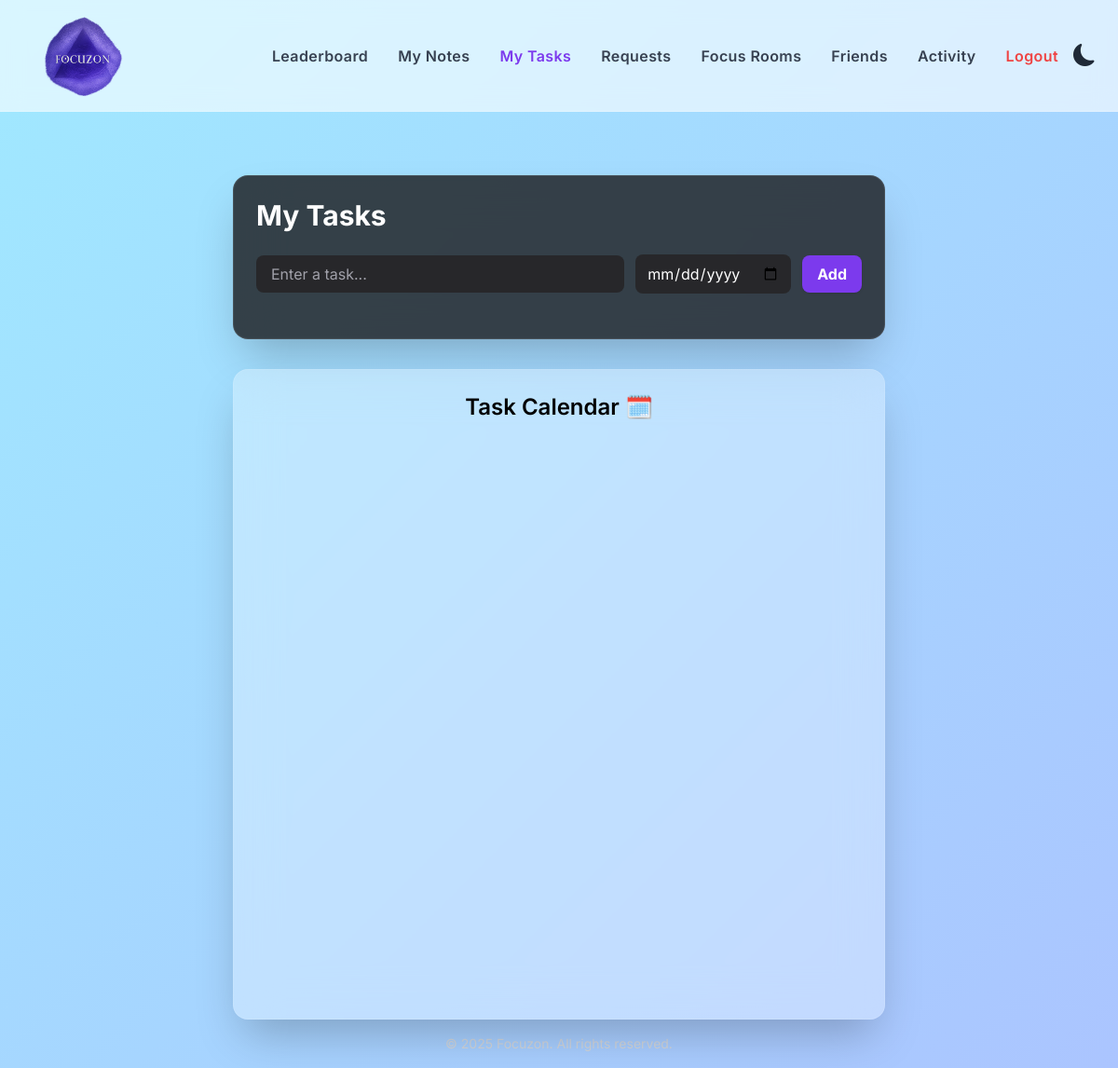
The page /tasks/ (signed in) on the database as committed earlier.
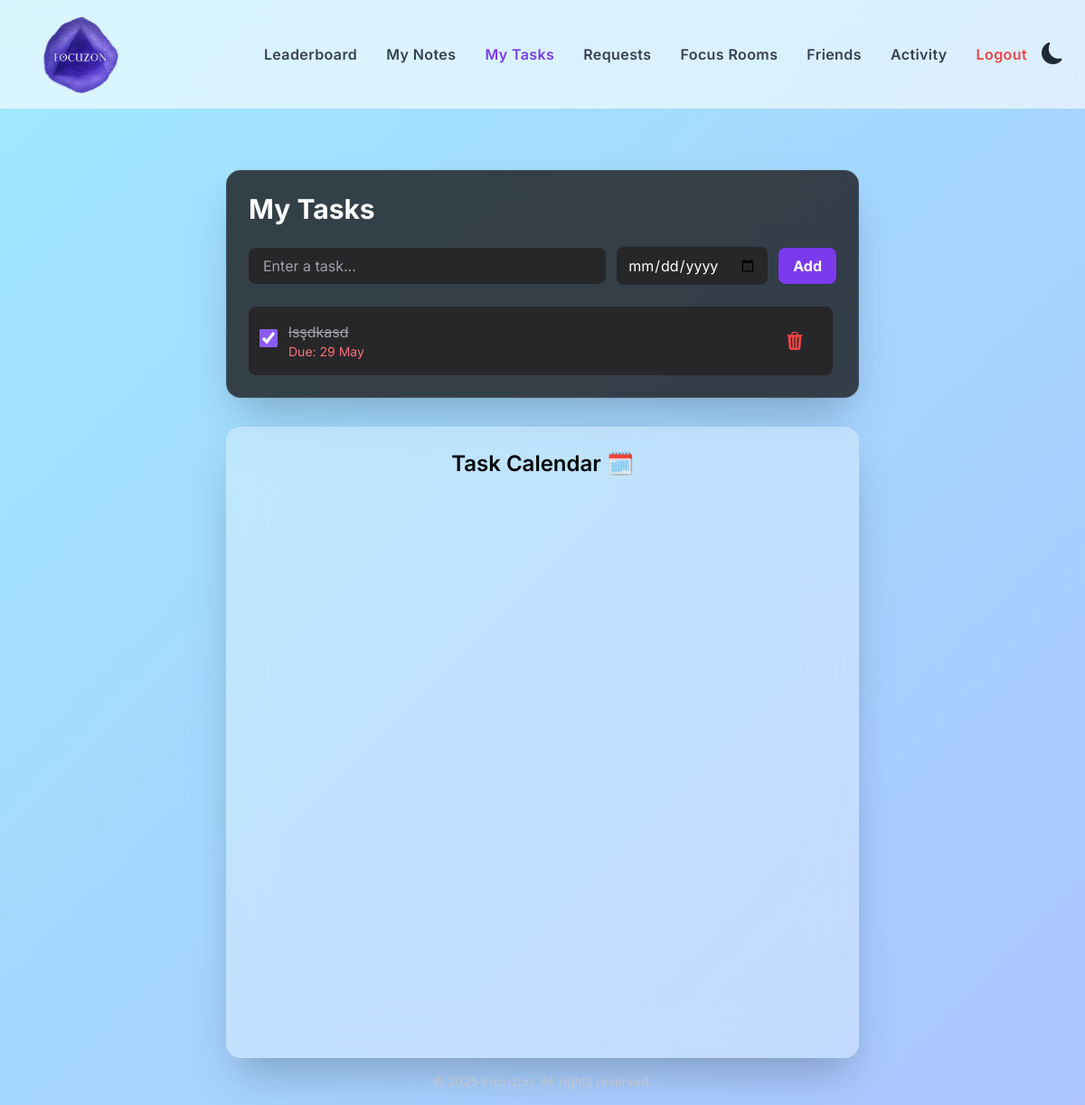
The same page on the database as committed later.
### tasks/models.py (models this page shows)
class Task(models.Model):
    user = models.ForeignKey(User, on_delete=models.CASCADE)
    title = models.CharField(max_length=255, default="Task title")
    due_date = models.DateField(null=True, blank=True)
    is_completed = models.BooleanField(default=False)
    created_at = models.DateTimeField(auto_now_add=True)
    note = models.TextField(blank=True, null=True)

### tasks/views.py (the view)
# urls.py: path('', views.task_list, name='task_list'),
@login_required
def task_list(request):
    if request.method == "POST":
        title = request.POST.get("title")
        due_date = request.POST.get("due_date") or None
        Task.objects.create(user=request.user, title=title, due_date=due_date)
        return redirect("task_list")
    tasks = Task.objects.filter(user=request.user).order_by("is_completed", "due_date")
    return render(request, "tasks/task_list.html", {"tasks": tasks})

### tasks/templates/tasks/task_list.html (shortened to what this page needs)
{% extends "base.html" %}
{% load static %}
{% block content %}
<div class="w-full max-w-[1600px] mx-auto px-8 mt-12 flex flex-wrap justify-center gap-8">
  <div class="w-[700px] bg-zinc-900/80 backdrop-blur-xl rounded-2xl shadow-2xl border border-white/10 p-6 flex flex-col">
    <h2 class="text-3xl font-bold text-white mb-6">My Tasks</h2>
    <form method="POST" class="flex items-center gap-3 mb-6">
      <input name="title" type="text" placeholder="Enter a task..."
        class="flex-1 px-4 py-2 rounded-lg bg-zinc-800 text-white placeholder:text-zinc-400 focus:outline-none focus:ring-2 focus:ring-violet-500" required>
     <input name="due_date" type="date"
  placeholder="Select due date"
  class="date-picker px-3 py-2 rounded-lg bg-zinc-800 text-white placeholder:text-zinc-400 focus:outline-none focus:ring-2 focus:ring-violet-500">
      <button type="submit"
        class="px-4 py-2 bg-violet-600 hover:bg-violet-700 text-white rounded-lg transition shadow">
        Add
      </button>
    </form>
    <ul class="space-y-3 overflow-y-auto pr-1">
      {% for task in tasks %}
      <li onclick="openModal(
        '{{ task.title|escapejs }}',
        '{{ task.due_date|date:"Y-m-d" }}',
        {{ task.is_completed|yesno:"true,false" }},
        '{{ task.note|default_if_none:""|escapejs }}',
        {{ task.id }}
      )" class="cursor-pointer flex items-center justify-between p-3 rounded-lg bg-zinc-800 hover:shadow-md transition">
        <div class="flex items-center gap-3">
          <form method="POST" action="{% url 'toggle_task' task.id %}">
            <input type="checkbox" onchange="this.form.submit()" {% if task.is_completed %}checked{% endif %}
              class="w-5 h-5 accent-violet-500">
          </form>
          <div class="flex flex-col">
            <span class="{% if task.is_completed %}line-through text-zinc-400{% else %}text-white{% endif %}">
              {{ task.title }}
            </span>
            {% if task.due_date %}
            <span class="text-sm text-red-400">Due: {{ task.due_date|date:"j M" }}</span>
            {% endif %}
          </div>
        </div>
        <form method="POST" action="{% url 'delete_task' task.id %}">
          <button type="submit" class="text-red-500 hover:text-red-600 transition">
            <i class="bi bi-trash3-fill text-xl"></i>
          </button>
        </form>
      </li>
      {% endfor %}
    </ul>
  </div>
  <div class="w-[700px] bg-white/30 dark:bg-zinc-800/40 backdrop-blur-xl rounded-2xl shadow-2xl border border-white/10 text-black dark:text-white p-6 flex flex-col">
    <h2 class="text-2xl font-semibold mb-4 text-center">Task Calendar 🗓️</h2>
    <div id="calendar" class="flex-grow w-full min-h-[600px]"></div>
  </div>
</div>
{% endblock %}

Rows that differ between the two databases and show on the page:
added Task: is_completed "☑", title "lsşdkasd", due_date "29 May"
